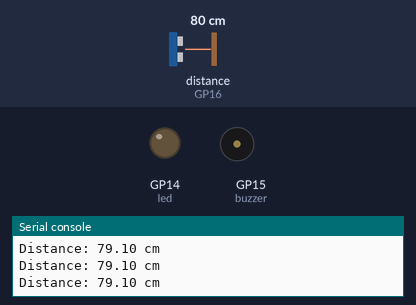
Bench run of a program on a simulated Raspberry Pi Pico running MicroPython. Shown: output pins drawn as LEDs (lit = HIGH), buzzer (waves = sounding, pin HIGH), the last lines printed to the serial console. Dashed ring = blinking. The inputs (shaded band) are chosen by the test bench; at power-on: distance to the obstacle (sensor on GP16) 80 cm. The echo pulse lasts 58.3 µs per cm; pins used as bus, display or sensor lines are not drawn.

Above: at 1.2 s.
1.3 s: distance to the obstacle (sensor on GP16) set to 2 cm
At 1.72 s:
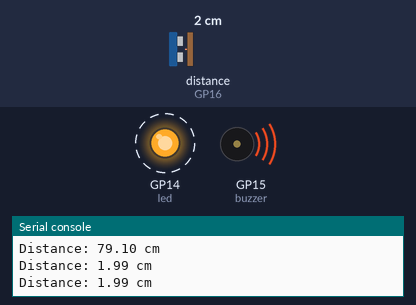
4.3 s: distance to the obstacle (sensor on GP16) set to 35 cm
At 6.18 s:
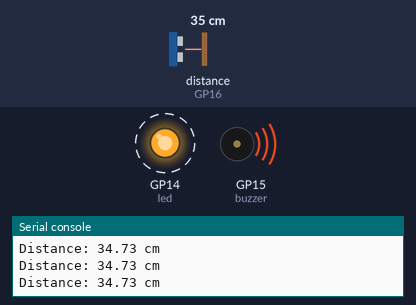
Timing chart, 0 to 13.3 s (numbered marks = the images above; inputs shaded):
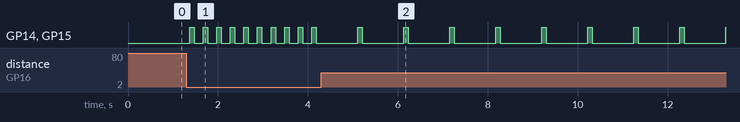

Measured:
- after the input at 1.3 s, GP14 (led), GP15 (buzzer): alternates HIGH for 0.10 s and LOW for 0.20 s, starting after 0.07 s
- after the input at 4.3 s, GP14 (led), GP15 (buzzer): alternates HIGH for 0.10 s and LOW for 0.92 s, starting after 0.81 s

The program:

6.10_reversing_alarm.py
```python
import machine
import time

# Initialize pins for the buzzer and LED
buzzer = machine.Pin(15, machine.Pin.OUT)  # Buzzer on pin 15
led = machine.Pin(14, machine.Pin.OUT)  # LED on pin 14

# Initialize pins for the ultrasonic sensor (HC-SR04)
TRIG = machine.Pin(17, machine.Pin.OUT)  # Trigger pin for the ultrasonic sensor
ECHO = machine.Pin(16, machine.Pin.IN)  # Echo pin for the ultrasonic sensor

dis = 100  # Global variable to store the distance

# Function to measure distance using the ultrasonic sensor
def distance():
    TRIG.low()
    time.sleep_us(2)
    TRIG.high()
    time.sleep_us(10)
    TRIG.low()

    timeout_start = time.ticks_us()  # Use microseconds for more precision

    # Wait for ECHO pin to go high (start of echo pulse)
    while not ECHO.value():
        if time.ticks_diff(time.ticks_us(), timeout_start) > 30000:  # 30ms timeout
            return -1  # Timeout, return -1 if no pulse is detected

    time1 = time.ticks_us()  # Start time for pulse width calculation

    # Wait for ECHO pin to go low (end of echo pulse)
    while ECHO.value():
        if time.ticks_diff(time.ticks_us(), time1) > 30000:  # 30ms timeout
            return -1  # Timeout, return -1 if pulse is too long

    time2 = time.ticks_us()  # End time for pulse width calculation

    # Calculate the distance based on the duration of the echo pulse
    during = time.ticks_diff(time2, time1)
    distance_cm = during * 340 / 2 / 10000  # Convert time to distance in cm
    return distance_cm

# Function to beep the buzzer and light up the LED
def beep():
    buzzer.value(1)  # Turn on the buzzer
    led.value(1)  # Turn on the LED
    time.sleep(0.1)  # Beep duration
    buzzer.value(0)  # Turn off the buzzer
    led.value(0)  # Turn off the LED
    time.sleep(0.1)  # Short pause between beeps

# Initialize variables for controlling beep intervals
intervals = 2000  # Default long initial interval
previousMillis = time.ticks_ms()  # Store the previous time to track beep intervals

# Main loop to handle distance-based beeping intervals
while True:
    dis = distance()  # Measure the distance directly in the main loop

    # Adjust beep intervals based on the distance
    if dis > 0:  # Ensure valid distance is measured
        if dis <= 10:
            intervals = 300  # Close distance, faster beeps
        elif dis <= 20:
            intervals = 500  # Medium-close distance, moderate beeps
        elif dis <= 50:
            intervals = 1000  # Medium distance, slower beeps
        else:
            intervals = 2000  # Far distance, much slower beeps

        # Print the measured distance
        print(f'Distance: {dis:.2f} cm')

        # Check if it's time to beep again based on the interval
        currentMillis = time.ticks_ms()  # Get the current time
        if time.ticks_diff(currentMillis, previousMillis) >= intervals:
            beep()  # Beep the buzzer and blink the LED
            previousMillis = currentMillis  # Update the time of the last beep

    time.sleep_ms(100)  # Small delay to avoid too frequent readings
```
